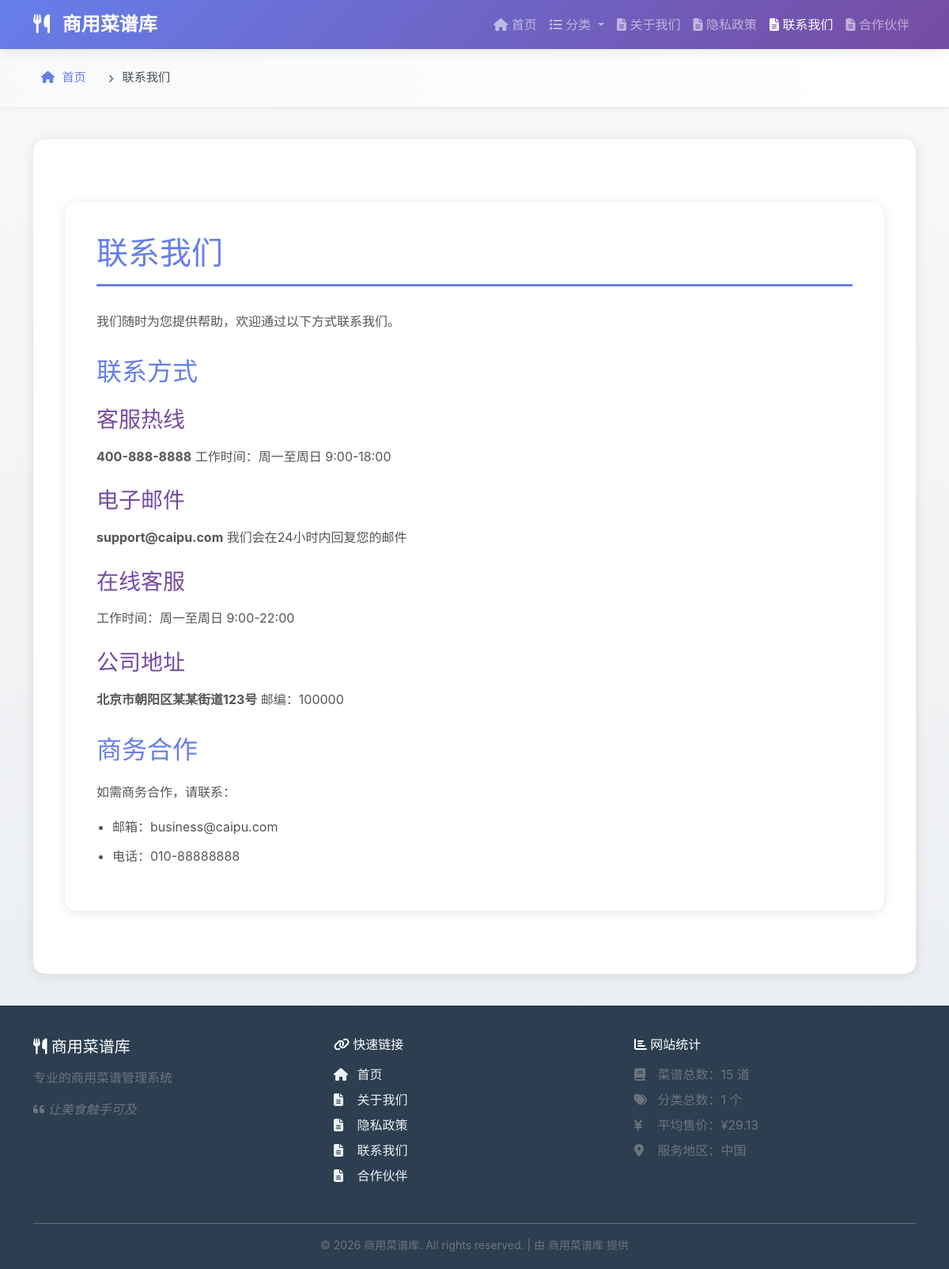
/page.php?base=a70000000003, run on the app's committed database.
### tables this page shows
CREATE TABLE pages (
        id INTEGER PRIMARY KEY AUTOINCREMENT,
        title TEXT NOT NULL,
        slug TEXT NOT NULL UNIQUE,
        content TEXT,
        type TEXT DEFAULT 'custom',
        is_public INTEGER DEFAULT 1,
        sort_order INTEGER DEFAULT 0,
        created_at DATETIME DEFAULT CURRENT_TIMESTAMP,
        updated_at DATETIME DEFAULT CURRENT_TIMESTAMP
    );

### page.php (the view, shortened to what the rows shown need)
<?php
require_once 'libs/Parsedown.php';
$db = new PDO('sqlite:' . DB_PATH);
$slug = $_GET['slug'] ?? '';
$base = $_GET['base'] ?? '';
$page = null;
if ($base) {
    $page_id = decode_id($base);
    $stmt = $db->prepare("SELECT * FROM pages WHERE id=? AND is_public=1");
    $stmt->execute([$page_id]);
    $page = $stmt->fetch();
} elseif ($slug) {
    $stmt = $db->prepare("SELECT * FROM pages WHERE slug=? AND is_public=1");
    $stmt->execute([$slug]);
    $page = $stmt->fetch();
}
$parsedown = new Parsedown();
$content = $parsedown->text($page['content']);
require_once 'includes/header.php';
?>
<div class="breadcrumb-section">
    <div class="container">
        <nav aria-label="breadcrumb">
            <ol class="breadcrumb">
                <li class="breadcrumb-item"><a href="index.php"><i class="fas fa-home"></i> 首页</a></li>
                <li class="breadcrumb-item active" aria-current="page"><?= htmlspecialchars($page['title']) ?></li>
            </ol>
        </nav>
    </div>
</div>
<div class="container">
    <div class="page-content">
        <div class="markdown-body">
            <?= $content ?>
        </div>
    </div>
</div>
<?php require_once 'includes/footer.php'; ?>

### includes/header.php (shortened to what the rows shown need)
<?php
$db = new PDO('sqlite:' . DB_PATH);
if (!isset($base_path)) {
    $base_path = './';
}
$pages = [];
try {
    $pages = $db->query("SELECT * FROM pages WHERE is_public = 1 ORDER BY id ASC")->fetchAll();
} catch (Exception $e) {
}
$page_slug = null;
if (isset($_GET['slug'])) {
    $page_slug = $_GET['slug'];
    $page = $db->prepare("SELECT * FROM pages WHERE slug = ? AND is_public = 1");
    $page->execute([$page_slug]);
    $page = $page->fetch();
} elseif (isset($_GET['base'])) {
    $encoded_id = $_GET['base'];
    $page_id = decode_id($encoded_id);
    $page = $db->prepare("SELECT * FROM pages WHERE id = ? AND is_public = 1");
    $page->execute([$page_id]);
    $page = $page->fetch();
    if ($page) {
        $page_slug = $page['slug'];
    }
}
?>
<!doctype html>
<html lang="zh-CN">
<head>
    <link rel="stylesheet" href="https://cdnjs.cloudflare.com/ajax/libs/bootstrap/5.3.3/css/bootstrap.min.css">
    <link rel="stylesheet" href="https://cdnjs.cloudflare.com/ajax/libs/font-awesome/6.5.1/css/all.min.css">
    <link rel="stylesheet" href="<?= isset($base_path) ? $base_path : '' ?>assets/css/frontend.css">
</head>
<body>
<nav class="navbar navbar-expand-lg navbar-dark">
    <div class="container">
        <div class="collapse navbar-collapse" id="navbarNav">
            <ul class="navbar-nav ms-auto">
                <?php if (!empty($pages)): ?>
                <?php foreach ($pages as $nav_page): ?>
                <li class="nav-item">
                    <a class="nav-link <?= isset($page_slug) && $page_slug == $nav_page['slug'] ? 'active' : '' ?>"
                       href="<?= isset($base_path) ? $base_path : '' ?>page.php?slug=<?= htmlspecialchars($nav_page['slug']) ?>">
                        <i class="fas fa-file-alt"></i> <?= htmlspecialchars($nav_page['title']) ?>
                    </a>
                </li>
                <?php endforeach; ?>
                <?php endif; ?>
            </ul>
        </div>
    </div>
</nav>
<div class="main-content">

### includes/footer.php (shortened to what the rows shown need)
</div>
<footer class="footer">
    <div class="container">
        <div class="row">
            <div class="col-md-4 mb-3">
                <ul class="list-unstyled">
                <?php if (!empty($pages)): ?>
                <?php foreach ($pages as $footer_page): ?>
                <li>
                    <a href="<?= isset($base_path) ? $base_path : '' ?>page.php?slug=<?= htmlspecialchars($footer_page['slug']) ?>">
                        <i class="fas fa-file-alt"></i> <?= htmlspecialchars($footer_page['title']) ?>
                    </a>
                </li>
                <?php endforeach; ?>
                <?php endif; ?>
                </ul>
            </div>
        </div>
    </div>
</footer>
</body>
</html>

### data on the page
pages: title "关于我们"
pages: title "隐私政策"
pages: title "联系我们", content "联系我们 我们随时为您提供帮助，欢迎通过以下方式联系我们。 联系方式 客服热线 400-888-8888 工作时间：周一至周日 9:00-18:00 电子邮件 support@caipu.com 我们会在24小时内回复您的邮件 在线客服 工作时间：周一至周日 9:00-22:00 公司地址 北京市朝阳区某某街道123号 邮编：100000 商务合作 如需商务合作，请联系： 邮箱：business@caipu.com 电话：010-88888888"
pages: title "合作伙伴"

### other printed values
$site_title "商用菜谱库"
$site_description "专业的商用菜谱管理系统"
$site_slogan "让美食触手可及"
$total_recipes "15"
$total_categories "1"
$avg_price "29.13"
$geo_placename "中国"
$site_author "商用菜谱库"
